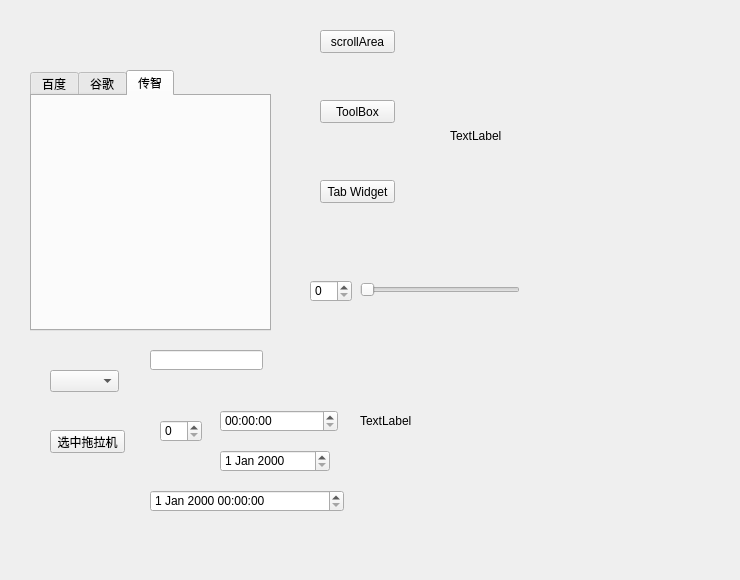
<?xml version="1.0" encoding="UTF-8"?>
<ui version="4.0">
    <class>Widget</class>
    <widget class="QWidget" name="Widget">
        <property name="geometry">
            <rect>
                <x>0</x>
                <y>0</y>
                <width>740</width>
                <height>580</height>
            </rect>
        </property>
        <property name="windowTitle">
            <string>Widget</string>
        </property>
        <widget class="QStackedWidget" name="stackedWidget">
            <property name="geometry">
                <rect>
                    <x>0</x>
                    <y>20</y>
                    <width>301</width>
                    <height>321</height>
                </rect>
            </property>
            <property name="currentIndex">
                <number>0</number>
            </property>
            <widget class="QWidget" name="page_6">
                <widget class="QTabWidget" name="tabWidget">
                    <property name="geometry">
                        <rect>
                            <x>30</x>
                            <y>50</y>
                            <width>241</width>
                            <height>261</height>
                        </rect>
                    </property>
                    <property name="currentIndex">
                        <number>2</number>
                    </property>
                    <widget class="QWidget" name="tab">
                        <attribute name="title">
                            <string>百度</string>
                        </attribute>
                    </widget>
                    <widget class="QWidget" name="tab_2">
                        <attribute name="title">
                            <string>谷歌</string>
                        </attribute>
                    </widget>
                    <widget class="QWidget" name="tab_3">
                        <attribute name="title">
                            <string>传智</string>
                        </attribute>
                    </widget>
                </widget>
            </widget>
            <widget class="QWidget" name="page_4">
                <widget class="QScrollArea" name="scrollArea">
                    <property name="geometry">
                        <rect>
                            <x>30</x>
                            <y>50</y>
                            <width>151</width>
                            <height>341</height>
                        </rect>
                    </property>
                    <property name="widgetResizable">
                        <bool>true</bool>
                    </property>
                    <widget class="QWidget" name="scrollAreaWidgetContents">
                        <property name="geometry">
                            <rect>
                                <x>0</x>
                                <y>0</y>
                                <width>132</width>
                                <height>447</height>
                            </rect>
                        </property>
                        <layout class="QVBoxLayout" name="verticalLayout">
                            <item>
                                <widget class="QPushButton" name="pushButton">
                                    <property name="text">
                                        <string>PushButton</string>
                                    </property>
                                </widget>
                            </item>
                            <item>
                                <widget class="QPushButton" name="pushButton_2">
                                    <property name="text">
                                        <string>PushButton</string>
                                    </property>
                                </widget>
                            </item>
                            <item>
                                <widget class="QPushButton" name="pushButton_4">
                                    <property name="text">
                                        <string>PushButton</string>
                                    </property>
                                </widget>
                            </item>
                            <item>
                                <widget class="QPushButton" name="pushButton_3">
                                    <property name="text">
                                        <string>PushButton</string>
                                    </property>
                                </widget>
                            </item>
                            <item>
                                <widget class="QPushButton" name="pushButton_6">
                                    <property name="text">
                                        <string>PushButton</string>
                                    </property>
                                </widget>
                            </item>
                            <item>
                                <widget class="QPushButton" name="pushButton_5">
                                    <property name="text">
                                        <string>PushButton</string>
                                    </property>
                                </widget>
                            </item>
                            <item>
                                <widget class="QPushButton" name="pushButton_8">
                                    <property name="text">
                                        <string>PushButton</string>
                                    </property>
                                </widget>
                            </item>
                            <item>
                                <widget class="QPushButton" name="pushButton_7">
                                    <property name="text">
                                        <string>PushButton</string>
                                    </property>
                                </widget>
                            </item>
                            <item>
                                <widget class="QPushButton" name="pushButton_9">
                                    <property name="text">
                                        <string>PushButton</string>
                                    </property>
                                </widget>
                            </item>
                            <item>
                                <widget class="QPushButton" name="pushButton_10">
                                    <property name="text">
                                        <string>PushButton</string>
                                    </property>
                                </widget>
                            </item>
                            <item>
                                <widget class="QPushButton" name="pushButton_11">
                                    <property name="text">
                                        <string>PushButton</string>
                                    </property>
                                </widget>
                            </item>
                            <item>
                                <widget class="QPushButton" name="pushButton_15">
                                    <property name="text">
                                        <string>PushButton</string>
                                    </property>
                                </widget>
                            </item>
                            <item>
                                <widget class="QPushButton" name="pushButton_14">
                                    <property name="text">
                                        <string>PushButton</string>
                                    </property>
                                </widget>
                            </item>
                            <item>
                                <widget class="QPushButton" name="pushButton_13">
                                    <property name="text">
                                        <string>PushButton</string>
                                    </property>
                                </widget>
                            </item>
                            <item>
                                <widget class="QPushButton" name="pushButton_12">
                                    <property name="text">
                                        <string>PushButton</string>
                                    </property>
                                </widget>
                            </item>
                        </layout>
                    </widget>
                </widget>
            </widget>
            <widget class="QWidget" name="page_5">
                <widget class="QToolBox" name="toolBox">
                    <property name="geometry">
                        <rect>
                            <x>50</x>
                            <y>20</y>
                            <width>141</width>
                            <height>331</height>
                        </rect>
                    </property>
                    <property name="currentIndex">
                        <number>2</number>
                    </property>
                    <widget class="QWidget" name="page">
                        <property name="geometry">
                            <rect>
                                <x>0</x>
                                <y>0</y>
                                <width>141</width>
                                <height>253</height>
                            </rect>
                        </property>
                        <attribute name="label">
                            <string>家人</string>
                        </attribute>
                        <widget class="QPushButton" name="pushButton_16">
                            <property name="geometry">
                                <rect>
                                    <x>40</x>
                                    <y>80</y>
                                    <width>75</width>
                                    <height>23</height>
                                </rect>
                            </property>
                            <property name="text">
                                <string>PushButton</string>
                            </property>
                        </widget>
                    </widget>
                    <widget class="QWidget" name="page_2">
                        <property name="geometry">
                            <rect>
                                <x>0</x>
                                <y>0</y>
                                <width>141</width>
                                <height>253</height>
                            </rect>
                        </property>
                        <attribute name="label">
                            <string>朋友</string>
                        </attribute>
                        <widget class="QToolButton" name="toolButton">
                            <property name="geometry">
                                <rect>
                                    <x>20</x>
                                    <y>90</y>
                                    <width>37</width>
                                    <height>18</height>
                                </rect>
                            </property>
                            <property name="text">
                                <string>...</string>
                            </property>
                        </widget>
                    </widget>
                    <widget class="QWidget" name="page_3">
                        <attribute name="label">
                            <string>黑名单</string>
                        </attribute>
                        <widget class="QToolButton" name="toolButton_2">
                            <property name="geometry">
                                <rect>
                                    <x>20</x>
                                    <y>100</y>
                                    <width>37</width>
                                    <height>18</height>
                                </rect>
                            </property>
                            <property name="text">
                                <string>...</string>
                            </property>
                        </widget>
                    </widget>
                </widget>
            </widget>
        </widget>
        <widget class="QPushButton" name="btn_scrollArea">
            <property name="geometry">
                <rect>
                    <x>320</x>
                    <y>30</y>
                    <width>75</width>
                    <height>23</height>
                </rect>
            </property>
            <property name="text">
                <string>scrollArea</string>
            </property>
        </widget>
        <widget class="QPushButton" name="btn_ToolBox">
            <property name="geometry">
                <rect>
                    <x>320</x>
                    <y>100</y>
                    <width>75</width>
                    <height>23</height>
                </rect>
            </property>
            <property name="text">
                <string>ToolBox</string>
            </property>
        </widget>
        <widget class="QPushButton" name="btn_TabWidget">
            <property name="geometry">
                <rect>
                    <x>320</x>
                    <y>180</y>
                    <width>75</width>
                    <height>23</height>
                </rect>
            </property>
            <property name="text">
                <string>Tab Widget</string>
            </property>
        </widget>
        <widget class="QComboBox" name="comboBox">
            <property name="geometry">
                <rect>
                    <x>50</x>
                    <y>370</y>
                    <width>69</width>
                    <height>22</height>
                </rect>
            </property>
        </widget>
        <widget class="QPushButton" name="btn_select">
            <property name="geometry">
                <rect>
                    <x>50</x>
                    <y>430</y>
                    <width>75</width>
                    <height>23</height>
                </rect>
            </property>
            <property name="text">
                <string>选中拖拉机</string>
            </property>
        </widget>
        <widget class="QLineEdit" name="lineEdit">
            <property name="geometry">
                <rect>
                    <x>150</x>
                    <y>350</y>
                    <width>113</width>
                    <height>20</height>
                </rect>
            </property>
            <property name="echoMode">
                <enum>QLineEdit::Password</enum>
            </property>
        </widget>
        <widget class="QSpinBox" name="spinBox">
            <property name="geometry">
                <rect>
                    <x>160</x>
                    <y>420</y>
                    <width>42</width>
                    <height>22</height>
                </rect>
            </property>
        </widget>
        <widget class="QTimeEdit" name="timeEdit">
            <property name="geometry">
                <rect>
                    <x>220</x>
                    <y>410</y>
                    <width>118</width>
                    <height>22</height>
                </rect>
            </property>
        </widget>
        <widget class="QDateEdit" name="dateEdit">
            <property name="geometry">
                <rect>
                    <x>220</x>
                    <y>450</y>
                    <width>110</width>
                    <height>22</height>
                </rect>
            </property>
        </widget>
        <widget class="QDateTimeEdit" name="dateTimeEdit">
            <property name="geometry">
                <rect>
                    <x>150</x>
                    <y>490</y>
                    <width>194</width>
                    <height>22</height>
                </rect>
            </property>
        </widget>
        <widget class="QSlider" name="horizontalSlider">
            <property name="geometry">
                <rect>
                    <x>360</x>
                    <y>280</y>
                    <width>160</width>
                    <height>19</height>
                </rect>
            </property>
            <property name="orientation">
                <enum>Qt::Horizontal</enum>
            </property>
        </widget>
        <widget class="QSpinBox" name="spinBox_2">
            <property name="geometry">
                <rect>
                    <x>310</x>
                    <y>280</y>
                    <width>42</width>
                    <height>22</height>
                </rect>
            </property>
        </widget>
        <widget class="QLabel" name="lbl_Image">
            <property name="geometry">
                <rect>
                    <x>360</x>
                    <y>350</y>
                    <width>191</width>
                    <height>141</height>
                </rect>
            </property>
            <property name="text">
                <string>TextLabel</string>
            </property>
        </widget>
        <widget class="QLabel" name="lbl_movie">
            <property name="geometry">
                <rect>
                    <x>450</x>
                    <y>30</y>
                    <width>241</width>
                    <height>211</height>
                </rect>
            </property>
            <property name="text">
                <string>TextLabel</string>
            </property>
        </widget>
    </widget>
    <layoutdefault spacing="6" margin="11"/>
    <resources/>
    <connections/>
</ui>
